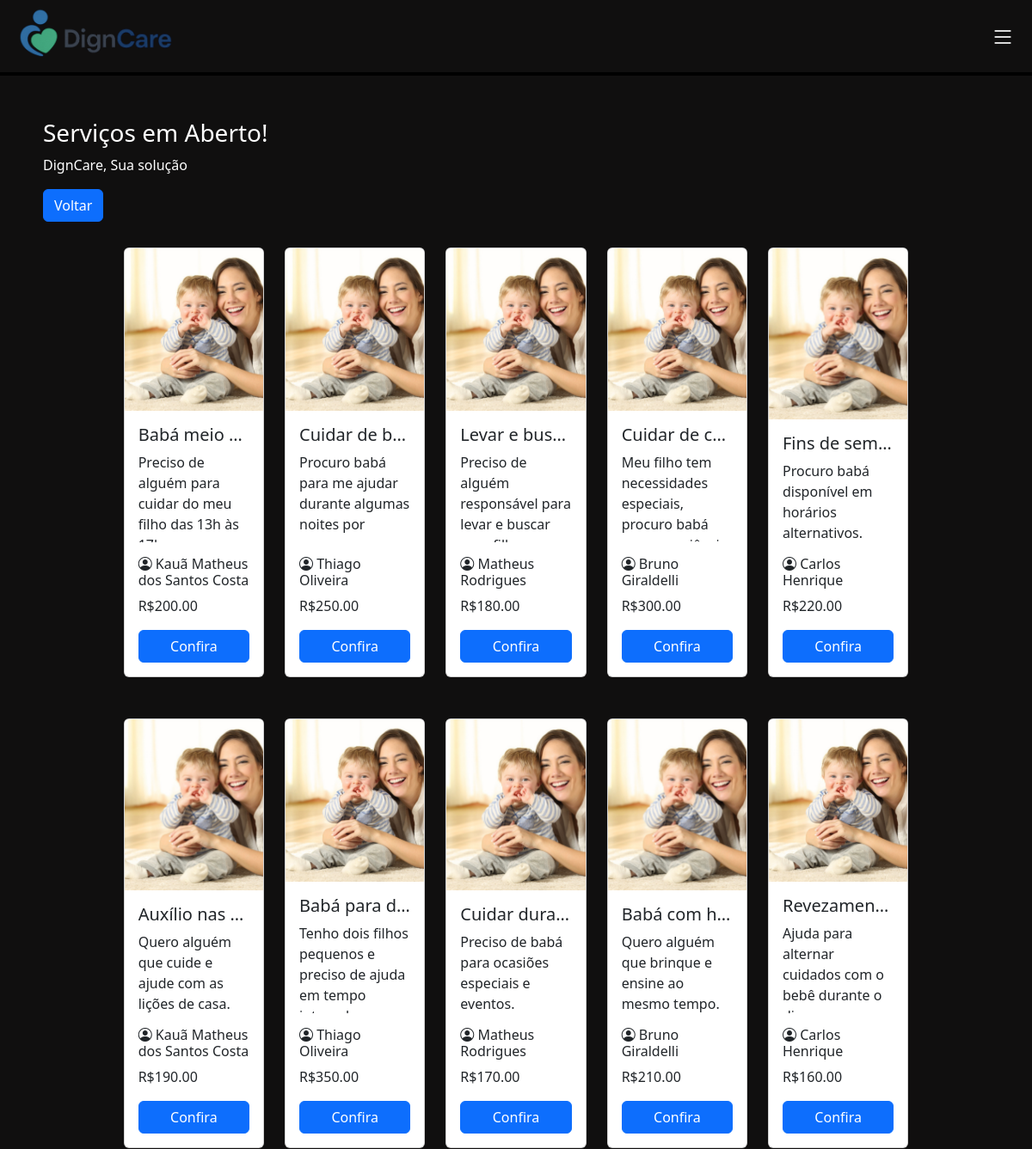
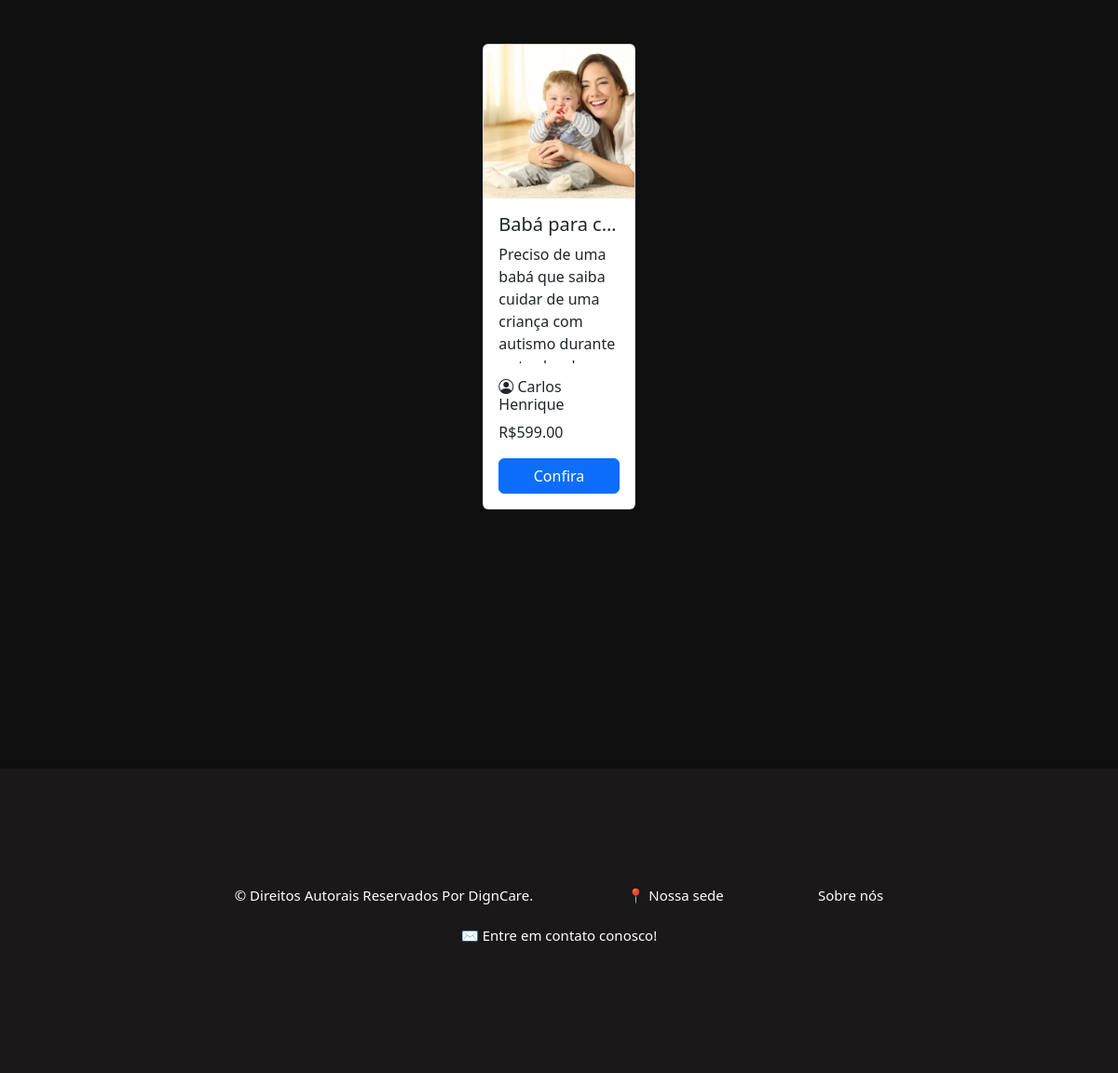
The app's page /html/servicos_abertos.php?filtro=2 (signed in) with its own data (2 pictures, top to bottom).
### tables this page shows
CREATE TABLE `servico` (
  `servico_id` int NOT NULL AUTO_INCREMENT,
  `user_id_contratante` int NOT NULL,
  `user_id_contratado` int DEFAULT NULL,
  `local_id` int DEFAULT NULL,
  `tipoServico_id` int NOT NULL,
  `servico_data_criado` date DEFAULT NULL,
  `servico_data_realizado` date DEFAULT NULL,
  `servico_titulo` varchar(45) NOT NULL,
  `servico_descricao` varchar(250) DEFAULT NULL,
  `servico_valor` decimal(10,2) NOT NULL,
  `servico_status` varchar(45) DEFAULT NULL,
  PRIMARY KEY (`servico_id`),
  KEY `user_id_contratante_idx` (`user_id_contratante`),
  KEY `user_id_contratado_idx` (`user_id_contratado`),
  KEY `local_id_idx` (`local_id`),
  KEY `tipoServico_id_idx` (`tipoServico_id`)
);

CREATE TABLE `usuario` (
  `usr_id` int NOT NULL AUTO_INCREMENT,
  `usr_nome` varchar(50) NOT NULL,
  `usr_cpf` varchar(45) NOT NULL,
  `usr_idade` int DEFAULT NULL,
  `usr_tipo` varchar(45) DEFAULT NULL,
  `usr_email` varchar(45) NOT NULL,
  `usr_senha` varchar(100) NOT NULL,
  `tipoServico_id` int DEFAULT NULL,
  `usr_descricao` varchar(250) DEFAULT NULL,
  `local_id` int DEFAULT NULL,
  PRIMARY KEY (`usr_id`),
  UNIQUE KEY `usr_cpf_UNIQUE` (`usr_cpf`),
  UNIQUE KEY `usr_email_UNIQUE` (`usr_email`),
  UNIQUE KEY `local_id_UNIQUE` (`local_id`),
  KEY `tipoServico_id_idx` (`tipoServico_id`),
  KEY `local_id_idx` (`local_id`),
  CONSTRAINT `local_id` FOREIGN KEY (`local_id`) REFERENCES `localizacao` (`local_id`),
  CONSTRAINT `tipoServico_id` FOREIGN KEY (`tipoServico_id`) REFERENCES `tiposervico` (`tipoServico_id`)
);

### html/servicos_abertos.php (the view, shortened to what this page needs)
<!DOCTYPE html>
<html lang="pt-br">
<head>
    <link rel="stylesheet" href="/CSS/serviços_abertos.css">
    <link href="https://cdn.jsdelivr.net/npm/bootstrap@5.3.6/dist/css/bootstrap.min.css" rel="stylesheet"
>
    <link rel="stylesheet" href="https://cdn.jsdelivr.net/npm/bootstrap-icons@1.10.5/font/bootstrap-icons.css">
</head>
<body class="fundo">
  <header>
    <nav class="navbar borda">
      <div class="nav justify-content-start">
        <a href="/html/home.php"><img class="mexe" src="/img/logo_horizontal.png" alt="logo" width="225"></a>
      </div>
      <div class="menu-icon" type="sidbar" data-bs-toggle="offcanvas" data-bs-target="#offcanvasRight" aria-controls="offcanvasRight"><i class="bi bi-list fs-3 iconscss"></i></div>
    </nav>
  </header>
    <section style="margin: 50px;">
    <div class="textcolor" style="margin-bottom: 30px;">
        <h3>Serviços em Aberto!</h3>
        <p>DignCare, Sua solução</p>
        <a href="/html/home_prestador.php" class="btn btn-primary">Voltar</a>
    </div>
    <?php
    require_once '../php/conecta_bd.php';
    $filtro = isset($_GET['filtro']) ? intval($_GET['filtro']) : 0;
    try {
        if ($filtro === 0) {
            echo '<p class="textcolor">Nenhum serviço encontrado para esse filtro.</p>';
        } else {
            $sql = "SELECT s.*, u.usr_nome
                    FROM servico s
                    JOIN usuario u ON s.user_id_contratante = u.usr_id
                    WHERE s.tipoServico_id = :filtro AND s.user_id_contratado IS NULL";
            $stmt = $pdo->prepare($sql);
            $stmt->execute(['filtro' => $filtro]);
            $servicos = $stmt->fetchAll(PDO::FETCH_ASSOC);
            if (count($servicos) > 0) {
                $imagens = [
                    1 => '../img/jardinagem.png',
                    2 => '../img/babá.png',
                    3 => '../img/Limpeza.png',
                    4 => '../img/cozinheiro.png',
                    5 => '../img/cuidadora.png',
                    6 => '../img/manutencao.png',
                    7 => '../img/pets.png',
                    8 => '../img/tutora.png'
                ];
                echo '<div class="row g-4 mb-5 justify-content-center">';
                $contador = 0;
                foreach ($servicos as $servico) {
                    $imagemServico = $imagens[$servico['tipoServico_id']] ?? 'default.jpg';
                    echo '
                        <div class="col-md-2">
                            <div class="card h-100" style="height: 100%; max-height: 500px; min-height: 500px; display: flex; flex-direction: column;">
                                <img id="imagemCategoria" src="' . $imagemServico . '" alt="Imagem da Categoria" class="card-img-top" style="height: 200px; object-fit: cover;">
                                <div class="card-body d-flex flex-column" style="overflow: hidden;">
                                    <h5 class="card-title text-truncate" title="' . htmlspecialchars($servico["servico_titulo"]) . '">
                                        ' . htmlspecialchars($servico["servico_titulo"]) . '
                                    </h5>
                                    <p class="card-text" style="flex: 1; overflow: hidden; text-overflow: ellipsis;">
                                        ' . htmlspecialchars($servico["servico_descricao"]) . '
                                    </p>
                                    <h6><i class="bi bi-person-circle"></i> ' . htmlspecialchars($servico["usr_nome"]) . '</h6>
                                    <p>R$' . htmlspecialchars($servico["servico_valor"]) . '</p>
                                    <a href="/php/aceitar_servico.php?servico_id=' . $servico["servico_id"] . '" class="btn btn-primary mt-auto">Confira</a>
                                </div>
                            </div>
                        </div>
                    ';
                    $contador++;
                    if ($contador % 5 === 0 && $contador < count($servicos)) {
                        echo '</div><div class="row g-4 mb-5 justify-content-center">';
                    }
                }
                echo '</div>';
            } else {
                echo '<p class="textcolor">Nenhum serviço encontrado para esse filtro.</p>';
            }
        }
    } catch (PDOException $e) {
        echo "Erro ao buscar serviços: " . $e->getMessage();
    }
    ?>
</section>
    <footer class="texto">
        <p class="mexe">&copy; Direitos Autorais Reservados Por DignCare.</p>
        <p ><a class="mexe" href="https://maps.app.goo.gl/9GVxGAeCZJMZK6yYA" target="_blank">📍 Nossa sede</a></p>
        <p ><a class="mexe" href="/html/sobre.php">Sobre nós</a></p>
        <p ><a class="mexe" href="mailto:digncare@gmail.com">✉ Entre em contato conosco!</a></p>
    </footer>
</body>
</html>

### CSS/serviços_abertos.css (style rules this page uses)
body { opacity: 0; transition: opacity 0.5s ease-in; }
body.loaded { opacity: 1; }
.fundo { background-color: rgba(16, 15, 15, 1) !important; }
.borda { border-bottom: 4px solid black; }
.textcolor { color: white !important; }
.mexe { transition: transform 0.3s ease; }
.iconscss { color:white; }
footer { margin-top: 15%; padding: 10%; background-color: rgb(26, 24, 24) ; text-align: center; }
footer > a, a:link, a:visited, a:active { text-decoration: none; color: white; }
.iconscss { font-size: 30px; color:white; margin-right: 20px; }
.texto { color: white !important; font-size: 20px !important; }

### CSS/corpo_padrao.css (style rules this page uses)
html, body { height: 100%; margin: 0; padding: 0; display: flex; flex-direction: column; }
body { opacity: 0; transition: opacity 0.5s ease-in; }
body.loaded { opacity: 1; }
.fundo { background-color: rgba(16, 15, 15, 1) !important; }
.borda { border-bottom: 4px solid black; }

### CSS/footer.css (style rules this page uses)
footer { margin-top: 10%; padding: 1%; background-color: rgb(26, 24, 24) ; text-align: center; }
footer>p { padding-inline: 5%; display: inline-flex; font-size: 15px !important; }
footer > a, a:link, a:visited, a:active { text-decoration: none; color: white; }
.texto { color: white !important; font-size: 20px !important; }

### records on screen
servico: servico_titulo "Babá meio…", servico_descricao "Preciso de alguém para cuidar do meu filho das 13h às…", usuario.usr_nome "Kauã Matheus dos Santos Costa", servico_valor "200.00"
servico: servico_titulo "Cuidar de b…", servico_descricao "Procuro babá para me ajudar durante algumas noites por…", usuario.usr_nome "Thiago Oliveira", servico_valor "250.00"
servico: servico_titulo "Levar e bus…", servico_descricao "Preciso de alguém responsável para levar e buscar…", usuario.usr_nome "Matheus Rodrigues", servico_valor "180.00"
servico: servico_titulo "Cuidar de c…", servico_descricao "Meu filho tem necessidades especiais, procuro babá…", usuario.usr_nome "Bruno Giraldelli", servico_valor "300.00"
servico: servico_titulo "Fins de sem…", servico_descricao "Procuro babá disponível em horários alternativos.", usuario.usr_nome "Carlos Henrique", servico_valor "220.00"
servico: servico_titulo "Auxílio nas…", servico_descricao "Quero alguém que cuide e ajude com as lições de casa.", usuario.usr_nome "Kauã Matheus dos Santos Costa", servico_valor "190.00"
servico: servico_titulo "Babá para d…", servico_descricao "Tenho dois filhos pequenos e preciso de ajuda em tempo…", usuario.usr_nome "Thiago Oliveira", servico_valor "350.00"
servico: servico_titulo "Cuidar dura…", servico_descricao "Preciso de babá para ocasiões especiais e eventos.", usuario.usr_nome "Matheus Rodrigues", servico_valor "170.00"
servico: servico_titulo "Babá com h…", servico_descricao "Quero alguém que brinque e ensine ao mesmo tempo.", usuario.usr_nome "Bruno Giraldelli", servico_valor "210.00"
servico: servico_titulo "Revezamen…", servico_descricao "Ajuda para alternar cuidados com o bebê durante o…", usuario.usr_nome "Carlos Henrique", servico_valor "160.00"
servico: servico_titulo "Babá para c…", servico_descricao "Preciso de uma babá que saiba cuidar de uma criança com autismo durante…", usuario.usr_nome "Carlos Henrique", servico_valor "599.00"
